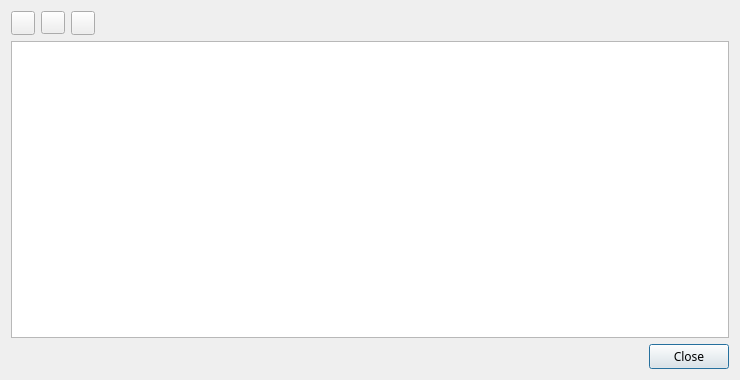
<?xml version="1.0" encoding="UTF-8"?>
<ui version="4.0">
 <class>M17StatusTextDialog</class>
 <widget class="QDialog" name="M17StatusTextDialog">
  <property name="geometry">
   <rect>
    <x>0</x>
    <y>0</y>
    <width>740</width>
    <height>380</height>
   </rect>
  </property>
  <property name="font">
   <font>
    <family>Sans Serif</family>
    <pointsize>9</pointsize>
   </font>
  </property>
  <property name="windowTitle">
   <string>Status text log</string>
  </property>
  <property name="windowIcon">
   <iconset resource="../../../sdrgui/resources/res.qrc">
    <normaloff>:/sdrangel_icon.png</normaloff>:/sdrangel_icon.png</iconset>
  </property>
  <layout class="QVBoxLayout" name="verticalLayout">
   <item>
    <layout class="QHBoxLayout" name="processLayout">
     <item>
      <widget class="QPushButton" name="clear">
       <property name="maximumSize">
        <size>
         <width>24</width>
         <height>24</height>
        </size>
       </property>
       <property name="toolTip">
        <string>Clear log</string>
       </property>
       <property name="text">
        <string/>
       </property>
       <property name="icon">
        <iconset resource="../../../sdrgui/resources/res.qrc">
         <normaloff>:/sweep.png</normaloff>:/sweep.png</iconset>
       </property>
       <property name="autoDefault">
        <bool>false</bool>
       </property>
      </widget>
     </item>
     <item>
      <widget class="ButtonSwitch" name="pinToLastLine">
       <property name="toolTip">
        <string>Pin to last line</string>
       </property>
       <property name="text">
        <string/>
       </property>
       <property name="icon">
        <iconset resource="../../../sdrgui/resources/res.qrc">
         <normaloff>:/pin_last.png</normaloff>:/pin_last.png</iconset>
       </property>
      </widget>
     </item>
     <item>
      <widget class="QPushButton" name="saveLog">
       <property name="maximumSize">
        <size>
         <width>24</width>
         <height>24</height>
        </size>
       </property>
       <property name="toolTip">
        <string>Save log to file</string>
       </property>
       <property name="text">
        <string/>
       </property>
       <property name="icon">
        <iconset resource="../../../sdrgui/resources/res.qrc">
         <normaloff>:/save.png</normaloff>:/save.png</iconset>
       </property>
       <property name="autoDefault">
        <bool>false</bool>
       </property>
      </widget>
     </item>
     <item>
      <spacer name="horizontalSpacer">
       <property name="orientation">
        <enum>Qt::Horizontal</enum>
       </property>
       <property name="sizeHint" stdset="0">
        <size>
         <width>40</width>
         <height>20</height>
        </size>
       </property>
      </spacer>
     </item>
    </layout>
   </item>
   <item>
    <widget class="QPlainTextEdit" name="logEdit">
     <property name="enabled">
      <bool>true</bool>
     </property>
     <property name="font">
      <font>
       <family>Liberation Mono</family>
       <pointsize>9</pointsize>
      </font>
     </property>
     <property name="toolTip">
      <string>Log</string>
     </property>
     <property name="readOnly">
      <bool>true</bool>
     </property>
    </widget>
   </item>
   <item>
    <widget class="QDialogButtonBox" name="buttonBox">
     <property name="orientation">
      <enum>Qt::Horizontal</enum>
     </property>
     <property name="standardButtons">
      <set>QDialogButtonBox::Close</set>
     </property>
    </widget>
   </item>
  </layout>
 </widget>
 <customwidgets>
  <customwidget>
   <class>ButtonSwitch</class>
   <extends>QToolButton</extends>
   <header>gui/buttonswitch.h</header>
  </customwidget>
 </customwidgets>
 <tabstops>
  <tabstop>buttonBox</tabstop>
 </tabstops>
 <resources>
  <include location="../../../sdrgui/resources/res.qrc"/>
 </resources>
 <connections>
  <connection>
   <sender>buttonBox</sender>
   <signal>accepted()</signal>
   <receiver>M17StatusTextDialog</receiver>
   <slot>accept()</slot>
   <hints>
    <hint type="sourcelabel">
     <x>369</x>
     <y>357</y>
    </hint>
    <hint type="destinationlabel">
     <x>369</x>
     <y>189</y>
    </hint>
   </hints>
  </connection>
  <connection>
   <sender>buttonBox</sender>
   <signal>rejected()</signal>
   <receiver>M17StatusTextDialog</receiver>
   <slot>reject()</slot>
   <hints>
    <hint type="sourcelabel">
     <x>369</x>
     <y>357</y>
    </hint>
    <hint type="destinationlabel">
     <x>369</x>
     <y>189</y>
    </hint>
   </hints>
  </connection>
 </connections>
</ui>
